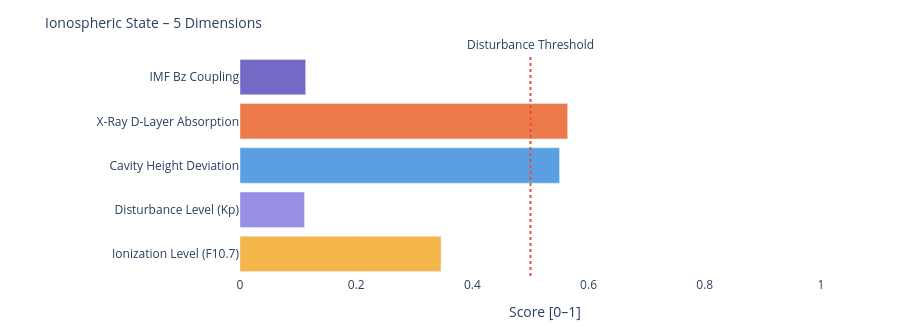

The notebook cell saved with this chart:
### Markdown cell above
---
### 📐 Systemic Insight: Geometric Cavity vs. Real Schumann Resonance

**Relevant for:** Layer 6 = delta analysis &nbsp;|&nbsp; Layer 7 = feature vector / system interpretation

A cavity height change from 80 km to 70 km shifts the **idealized geometric frequencies** only minimally:

| Modus | Aktuell | Referenz | Δ |
|-------|---------|----------|---|
| SR-1 | 10.4762 Hz | 10.4599 Hz | +16 mHz |
| SR-2 | 18.1452 Hz | 18.1171 Hz | +28 mHz |
| SR-3 | 25.6612 Hz | 25.6215 Hz | +40 mHz |
| SR-4 | 33.1285 Hz | 33.0772 Hz | +51 mHz |

The geometric effect is limited because 10 km is very small compared to Earth's radius (~6371 km).

**Consequence:** Real Schumann deviations are likely driven more strongly by **conductivity, damping, day/night structure, lightning distribution and source geometry** than by pure cavity height.

---

**Layer 6 compares:**
```
geometric Δ from Layer 4  vs.  observed Δ from real Schumann measurement data
```

**Layer 7 Feature:**
```
If real Δ >> geometric Δ  →  non-geometric factors dominant
```

### Code cell
# ============================================================
# IONOSPHERIC STATE – Summary gauge
# Five dimensions: ionization, disturbance, cavity height, X-Ray, Bz coupling
# ============================================================

def norm(v, lo, hi):
    if v is None: return None
    return round(max(0.0, min(1.0, (v - lo) / (hi - lo))), 3)

# Ionization level (F10.7 → F2-Layer)
ioniz = norm(f107_val, 60, 250)

# Disturbance level (Kp → E/F-Layer irregularities)
disturb = norm(kp_val, 0, 9)

# Cavity height deviation from reference (80 km)
h_dev = norm(abs(h_eff - 80), 0, 20)

# X-Ray ionization (D-Layer absorption)
xray_ioniz = None
if xray_now is not None:
    xray_ioniz = norm(math.log10(max(xray_now, 1e-9)) + 9, 0, 5)

# Bz coupling (southward Bz → stronger magnetosphere-ionosphere coupling)
bz_coupling = norm(-(bz_now or 0), -5, 30) if bz_now is not None else None

dims = [
    ('Ionization Level (F10.7)',    ioniz,      '#F2A623'),
    ('Disturbance Level (Kp)',      disturb,    '#7F77DD'),
    ('Cavity Height Deviation',     h_dev,      '#378ADD'),
    ('X-Ray D-Layer Absorption',    xray_ioniz, '#E85D24'),
    ('IMF Bz Coupling',             bz_coupling,'#534AB7'),
]

fig = go.Figure()
for name, val, col in dims:
    if val is not None:
        h = int(val * 20)
        bar = '█' * h + '░' * (20 - h)
        label = f'{name}:  {bar}  {val:.3f}'
    else:
        label = f'{name}:  {"─" * 20}  n/a'
    fig.add_trace(go.Bar(
        x=[val if val is not None else 0],
        y=[name],
        orientation='h',
        marker_color=col, opacity=0.82,
        showlegend=False
    ))

fig.add_vline(x=0.5, line_dash='dot', line_color='#e74c3c',
              annotation_text='Disturbance Threshold', annotation_position='top')
fig.update_layout(
    title=dict(text='Ionospheric State – 5 Dimensions', font=dict(size=14)),
    xaxis=dict(title='Score [0–1]', range=[0, 1.05]),
    height=330, plot_bgcolor='rgba(0,0,0,0)', paper_bgcolor='rgba(0,0,0,0)',
    margin=dict(l=240, r=50, t=55, b=40)
)
fig.show()

print(f'\nIonospheric state:')
for name, val, _ in dims:
    print(f'  {name:<35} {val:.3f}' if val is not None else f'  {name:<35} n/a')

### Figure 1 — Plotly figure (JSON) as saved in the notebook; plotly's stock layout.template omitted (floating-point values rounded to 4 significant figures)
{"data": [{"marker": {"color": "#F2A623"}, "opacity": 0.82, "orientation": "h", "showlegend": false, "type": "bar", "x": [0.346], "y": ["Ionization Level (F10.7)"]}, {"marker": {"color": "#7F77DD"}, "opacity": 0.82, "orientation": "h", "showlegend": false, "type": "bar", "x": [0.111], "y": ["Disturbance Level (Kp)"]}, {"marker": {"color": "#378ADD"}, "opacity": 0.82, "orientation": "h", "showlegend": false, "type": "bar", "x": [0.55], "y": ["Cavity Height Deviation"]}, {"marker": {"color": "#E85D24"}, "opacity": 0.82, "orientation": "h", "showlegend": false, "type": "bar", "x": [0.564], "y": ["X-Ray D-Layer Absorption"]}, {"marker": {"color": "#534AB7"}, "opacity": 0.82, "orientation": "h", "showlegend": false, "type": "bar", "x": [0.113], "y": ["IMF Bz Coupling"]}], "layout": {"annotations": [{"showarrow": false, "text": "Disturbance Threshold", "x": 0.5, "xanchor": "center", "xref": "x", "y": 1, "yanchor": "bottom", "yref": "y domain"}], "height": 330, "margin": {"b": 40, "l": 240, "r": 50, "t": 55}, "paper_bgcolor": "rgba(0,0,0,0)", "plot_bgcolor": "rgba(0,0,0,0)", "shapes": [{"line": {"color": "#e74c3c", "dash": "dot"}, "type": "line", "x0": 0.5, "x1": 0.5, "xref": "x", "y0": 0, "y1": 1, "yref": "y domain"}], "title": {"font": {"size": 14}, "text": "Ionospheric State – 5 Dimensions"}, "xaxis": {"range": [0, 1.05], "title": {"text": "Score [0–1]"}}}}
